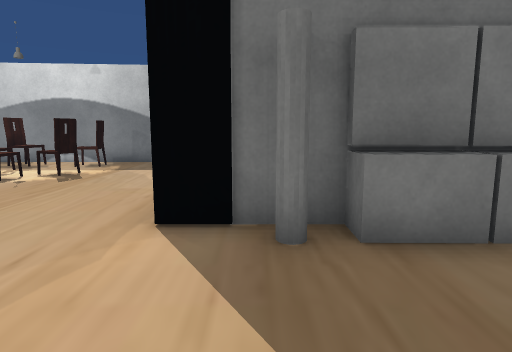
view 1 (above)

21 first-person views from a walk through a scene from a Unity 3-D project. The camera is 1.2 m above the floor, tilts 8° down and sees 75° across. The floor is counted in squares, 1 m on a side. Each view is taken from the middle of a square. On the plan, view 1 faces up. The plan holds only what a view shows up to about 14 squares ahead; the rest is blank. The place goes on beyond the plan. The player is left out. Some surface patterns are stand-ins.

view 2
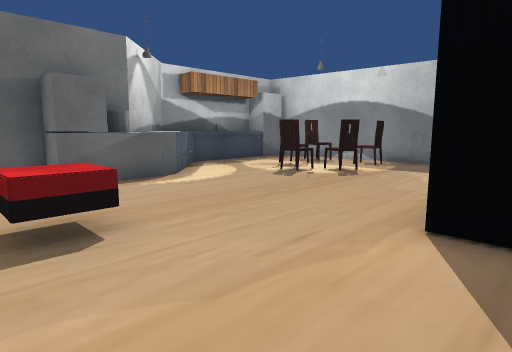

view 3
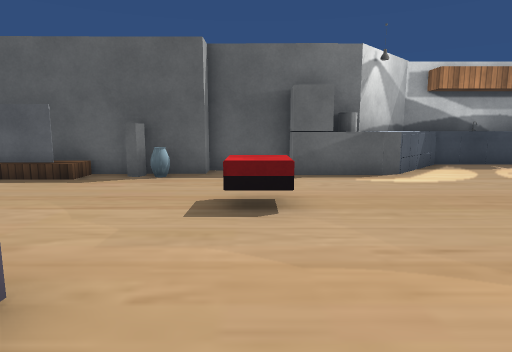

view 4
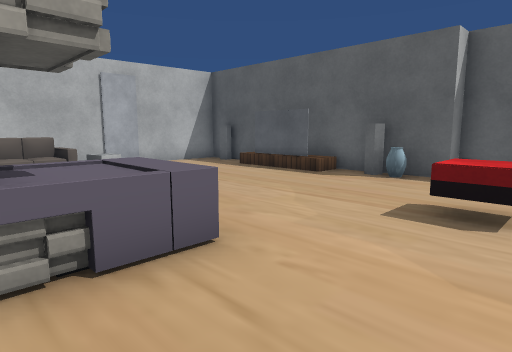

view 5
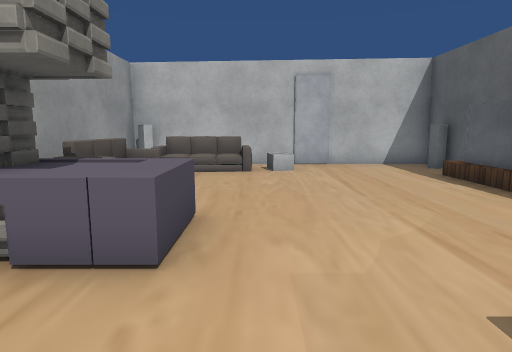

view 6
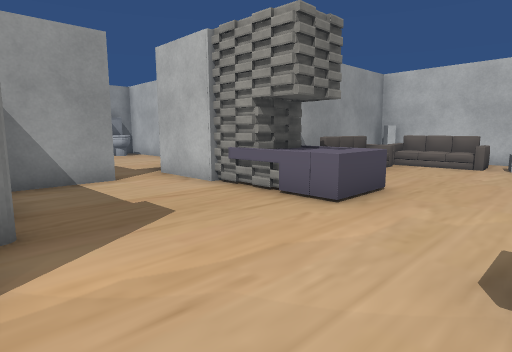

view 7
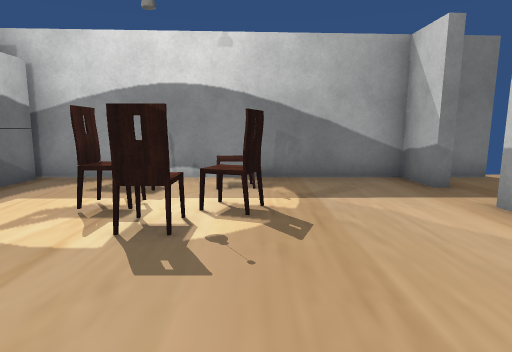

view 8
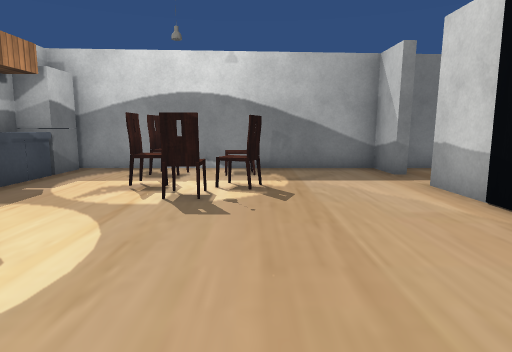

view 9
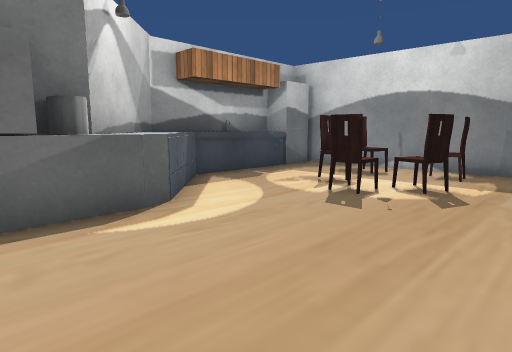

view 10
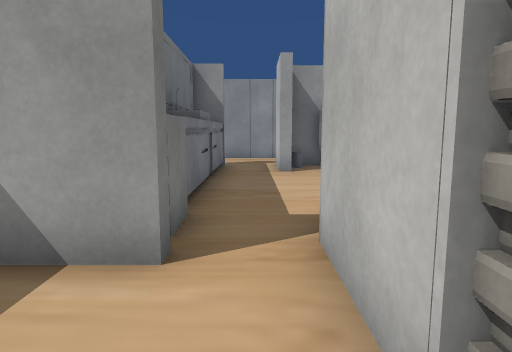

view 11
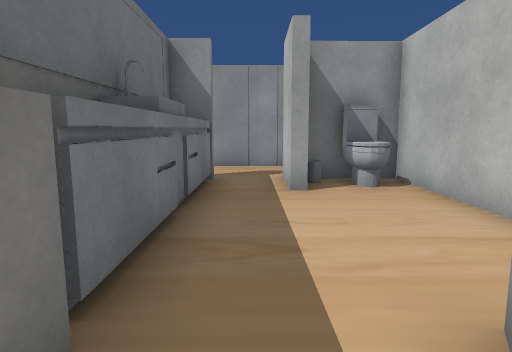

view 12
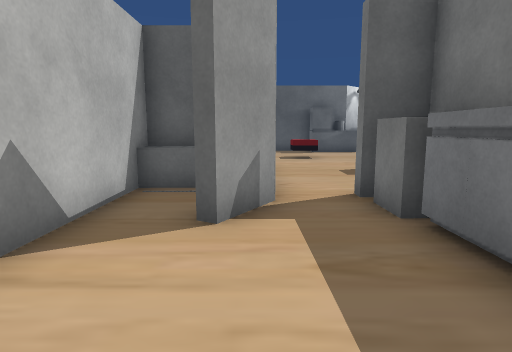

view 13
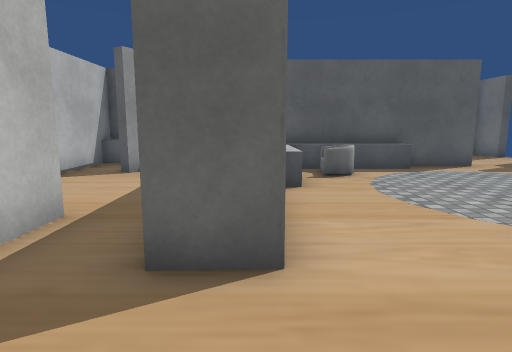

view 14
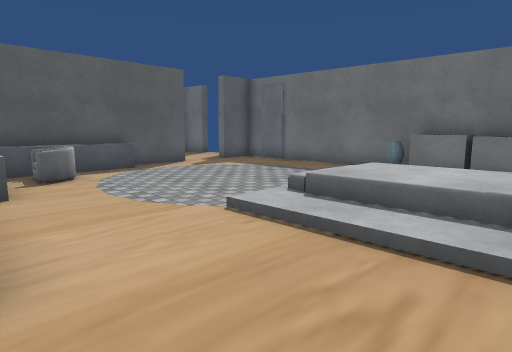

view 15
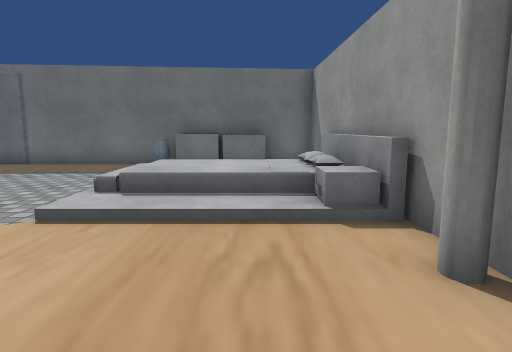

view 16
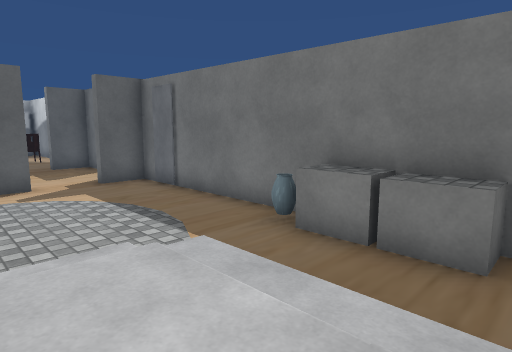

view 17
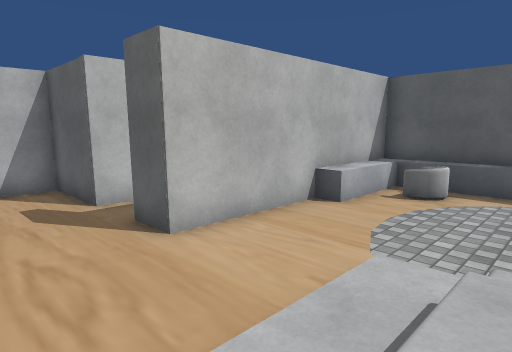

view 18
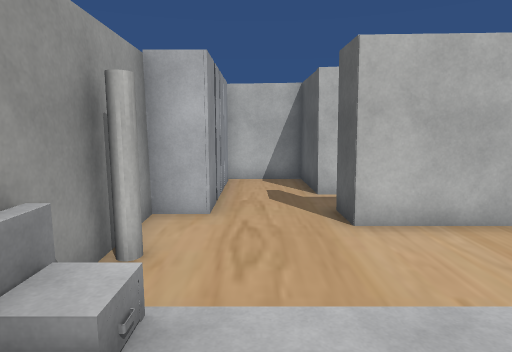

view 19
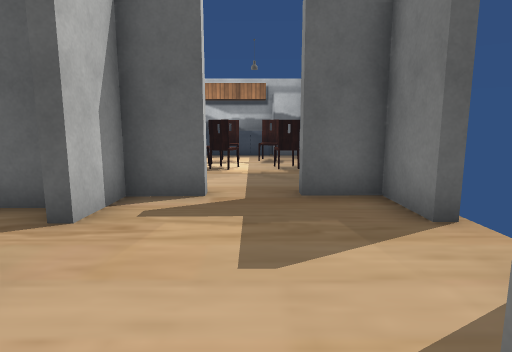

view 20
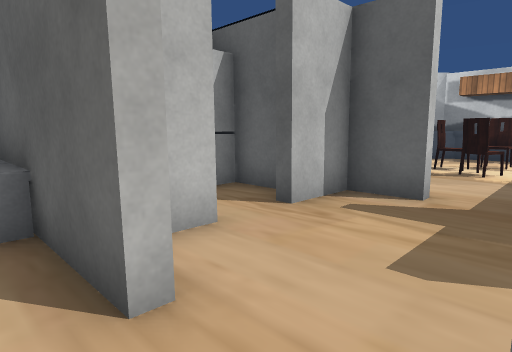

view 21
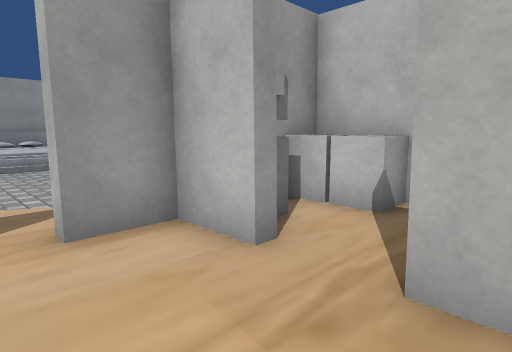

### Floor plan
Key: @ floor where view 1 was taken; # wall or solid block; x gap in a wall; . main floor; : floor 0.5 m higher than the main floor; / step, stairs or slope; ^ raised ledge; C chair; F fridge; B block; S sink; U cube; A vase; I fireplace; E sofa; T TV; O other object.
Columns run from 11 left of view 1 to 16 right of it. Each row starts with its distance up from view 1.
 13             x    ###########
 12 ############.. ###....ABBB.#
 11 BB..CCC...#....#...........#
 10 SS.CC................./////#
  9 SS..CCC...#....#......//// #
  8 SS..CC....##..##......// : #
  7 #S........F#x.B#T.....//  /#
  6 OOO.......F#..B#T...../////#
  5  OOO......FBBBB#TC.........#
  4   OO......F##BB#TC.........#
  3   BO........B..#TTTT.......#
  2   #U...........#########...#
  1   #  .OO.......#BB^^^^^#..##
  0   ##.......@..............#
 -1    #A.....II#####.....##..#
 -2    #......III#^.#.....^#..#
 -3    #.......  #^.......^#..#
 -4    ##...... E##############
 -5    ##....... #
 -6    ##....... #
 -7    #........E#
 -8    #....O.  E#
 -9    #......   #
-10    ###########

Where each view was taken, in squares from view 1:
view 1: 0 up, 0 right, facing up
view 2: 0 up, 0 right, facing up-left
view 3: 1 up, 1 right, facing left
view 4: 2 up, 1 right, facing down-left
view 5: 2 up, 2 left, facing down
view 6: 4 up, 4 left, facing down-right
view 7: 4 up, 5 left, facing up
view 8: 2 up, 5 left, facing up
view 9: 2 up, 3 left, facing up-left
view 10: 0 up, 1 right, facing right
view 11: 0 up, 4 right, facing right
view 12: 1 down, 10 right, facing left
view 13: 2 up, 15 right, facing left
view 14: 2 up, 15 right, facing up-left
view 15: 1 up, 14 right, facing up
view 16: 7 up, 15 right, facing up-left
view 17: 7 up, 15 right, facing down-left
view 18: 8 up, 14 right, facing down
view 19: 10 up, 5 right, facing left
view 20: 11 up, 5 right, facing down-left
view 21: 10 up, 0 right, facing down-right
